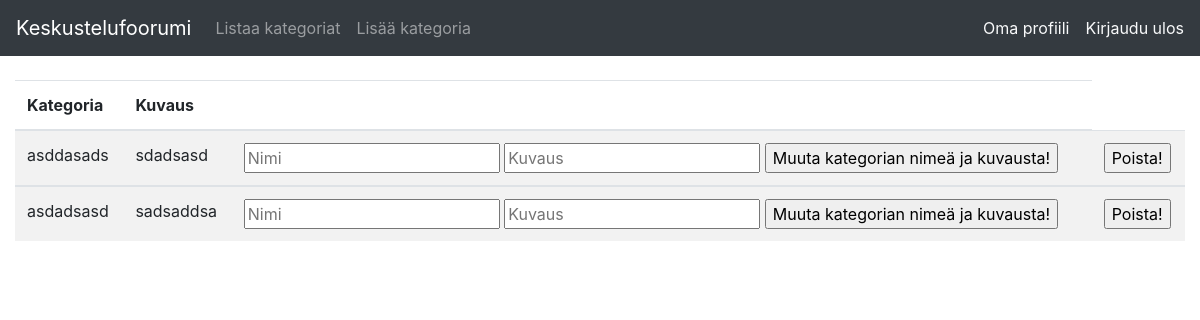
Page /categories (signed in) on the committed database.
### application/categories/models.py (models this page shows, shortened)
class Categories(db.Model):
    id = db.Column(db.Integer, primary_key=True)
    date_created = db.Column(db.DateTime, default=db.func.current_timestamp())
    date_modified = db.Column(
        db.DateTime,
        default=db.func.current_timestamp(),
        onupdate=db.func.current_timestamp())
    name = db.Column(db.String(144), nullable=False)
    desc = db.Column(db.String(144), nullable=True)
    aiheet = relationship("Topics", secondary="topics_categories")

### application/categories/views.py (the view)
@app.route("/categories", methods=["GET"])
@login_required(role="ADMIN")
def categories_index():
    return render_template("categories/list.html", categories = Categories.query.all())

### application/__init__.py (called while the page is built)
def login_required(role="ANY"):
    def wrapper(fn):
        @wraps(fn)
        def decorated_view(*args, **kwargs):
            if not current_user:
                return login_manager.unauthorized()
            if not current_user.is_authenticated:
                return login_manager.unauthorized()
            unauthorized = False
            if role != "ANY":
                unauthorized = True
                for user_role in current_user.roles():
                    if user_role == role:
                        unauthorized = False
                        break
            if unauthorized:
                return login_manager.unauthorized()
            return fn(*args, **kwargs)
        return decorated_view
    return wrapper

@login_manager.user_loader
def load_user(user_id):
    return User.query.get(user_id)

### application/auth/models.py (called while the page is built)
    def roles(self):
        return [self.rank]

### application/templates/categories/list.html (shortened to what this page needs)
{% extends "layout.html" %}
{% block body %}
<table class="table table-striped">
  <thead>
    <tr>
      <th>Kategoria</th>
      <th>Kuvaus</th>
      <th></th>
    </tr>
  </thead>
  {% for category in categories %}
  <tbody>
    <tr>
      <td>{{ category.name }}</td>
      <td>{{ category.desc }}</td>
      <td>
        <form method="POST" action="{{ url_for('categories_set_text', category_id=category.id) }}">
          <input type="text" name="name" placeholder="Nimi" />
          <input type="text" name="desc" placeholder="Kuvaus" />
          <input type="submit" value="Muuta kategorian nimeä ja kuvausta!" />
        </form>
      </td>
      <td>
        <form method="DELETE" action="{{ url_for('categories_delete', category_id=category.id) }}">
          <input type="submit" value="Poista!" />
        </form>
      </td>
    </tr>
  </tbody>
  {% endfor %}
</table>
{% endblock %}

### rows in the picture
Categories: name "asddasads", desc "sdadsasd"
Categories: name "asdadsasd", desc "sadsaddsa"
